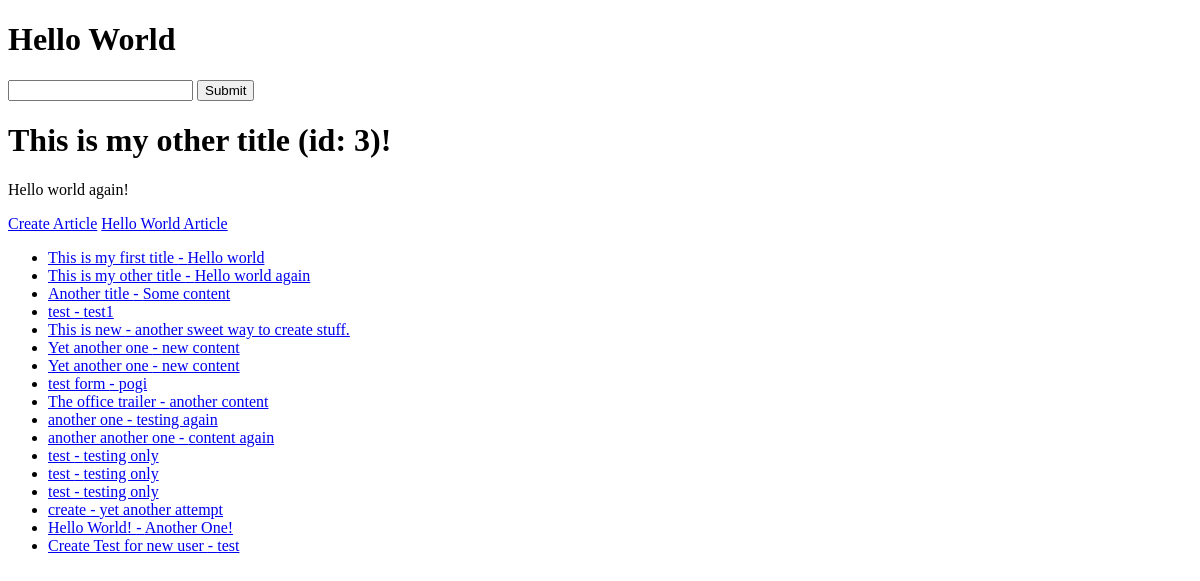
The app's page /, older data.
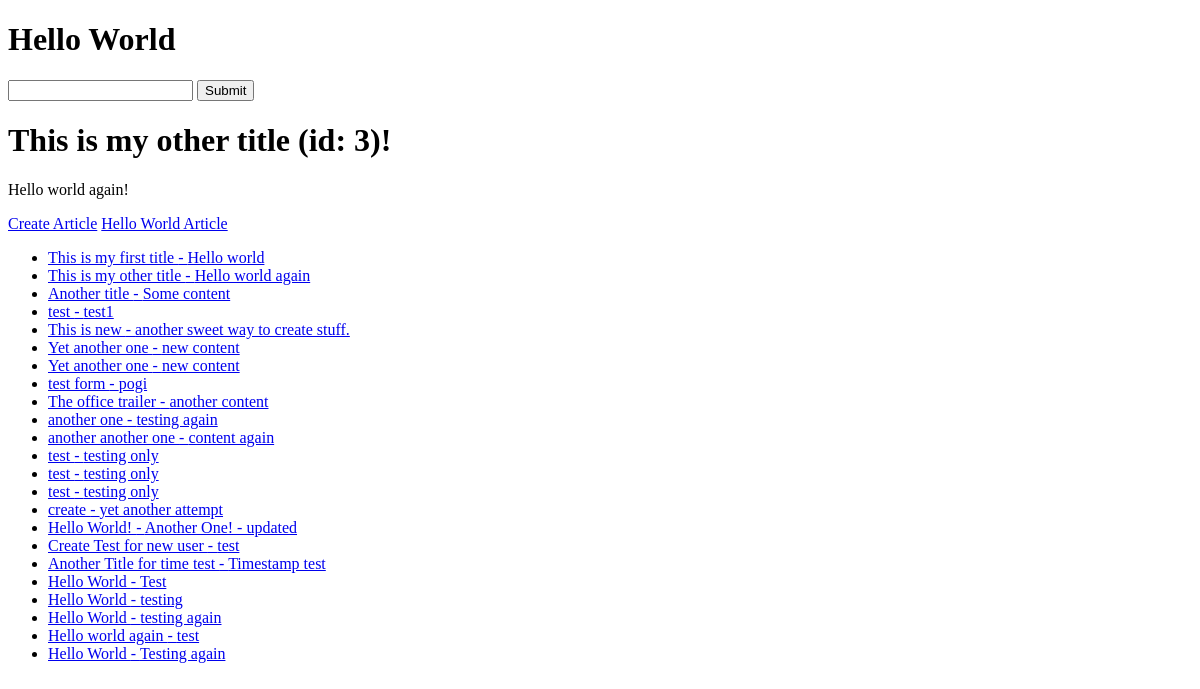
The same page, newer data.
### articles/models.py (models this page shows, shortened)
class Article(models.Model):
    user = models.ForeignKey(User, blank=True, null=True, on_delete=models.SET_NULL)
    title = models.CharField(max_length=120)
    slug = models.SlugField(unique=True, blank=True, null=True)
    content = models.TextField()
    timestamp = models.DateTimeField(auto_now_add=True)
    updated = models.DateTimeField(auto_now=True)
    publish = models.DateField(auto_now_add=False, auto_now=False, null=True, blank=True)
    objects = ArticleManager()
    def get_absolute_url(self):
        return reverse('article-detail', kwargs={'slug': self.slug})

### trydjango/views.py (the view)
# urls.py: path('', home_view), # index / home / root
def home_view(request, *args, **kwargs):
    name = "Dale"
    number_id = random.randint(1,4)
    article_obj = Article.objects.get(id=number_id)
    article_queryset = Article.objects.all()
    my_list = article_queryset
    context = {
        "object_list": article_queryset,
        "object": article_obj,
        "title": article_obj.title,
        "id": article_obj.id,
        "content": article_obj.content
    }
    HTML_STRING = render_to_string("home-view.html", context=context)
    return HttpResponse(HTML_STRING)

### articles/models.py (called while the page is built)
    def get_queryset(self):
        return ArticleQuerySet(self.model, using=self._db)

### templates/home-view.html
{% extends "base.html" %}
{% block content %}
<h1>{{ title }} (id: {{ id }})!</h1>
<p>{{ content }}!</p>
<a href='{% url "article-create" %}'>Create Article</a>
<a href='{% url "article-detail" slug="hello-world" %}'>Hello World Article</a>
<ul>
    {% for x in object_list %}
        {% if x.title %}
            <li><a href='{{ x.get_absolute_url }}'>{{ x.title }} - {{ x.content }}</a></li>
        {% endif %}
    {% endfor %}
</ul>
{% endblock content %}

Row changes from the older to the newer data that the page shows:
changed Article "Hello World!": content "Another One!" → "Another One! - updated"
added Article: title "Another Title for time test", content "Timestamp test"
added Article: title "Hello World", content "Test"
added Article: title "Hello World", content "testing"
added Article: title "Hello World", content "testing again"
added Article: title "Hello world again", content "test"
added Article: title "Hello World", content "Testing again"
